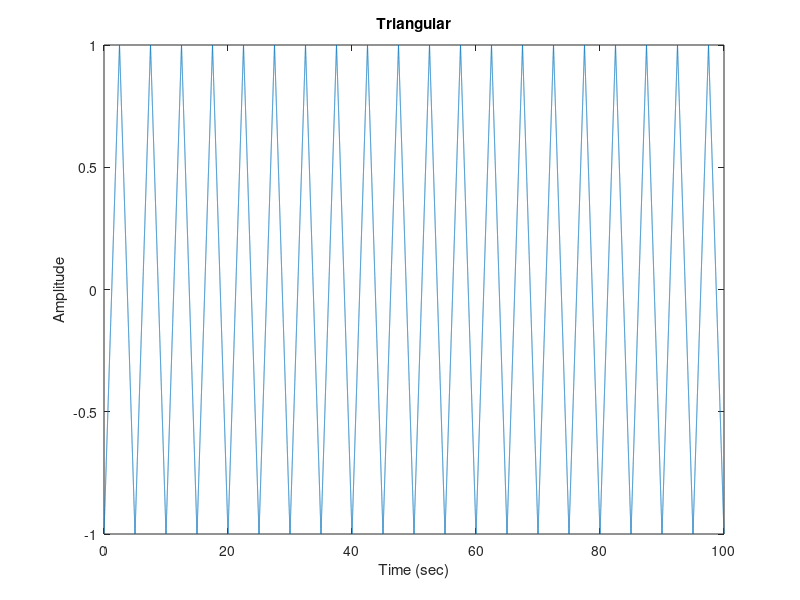

Reproduce this figure in MATLAB.
function tema2()

f = 2000;
p = 0:1/f:100;
a = sawtooth(0.4*pi*p, 0.5);
plot(p,a);

title('Triangular')
xlabel('Time (sec)')
ylabel('Amplitude')


end